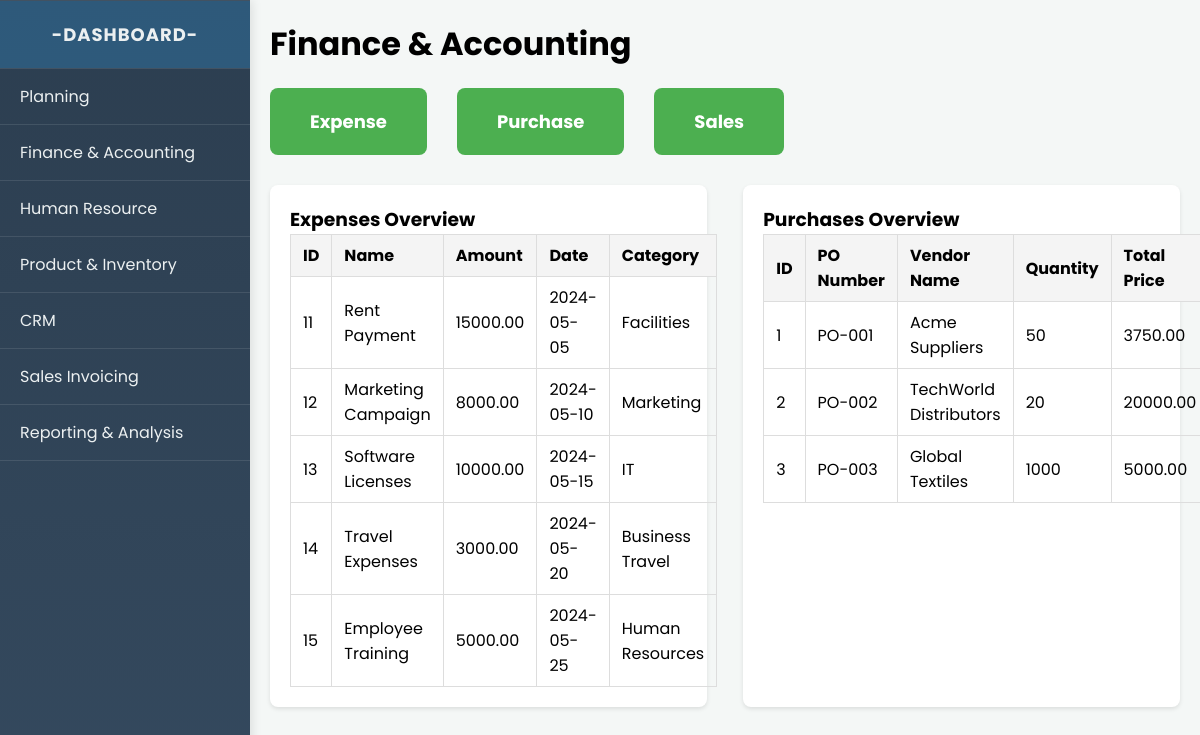
The page /finance_accounting/fin_acc.php (signed in) on the database its author committed.
### tables this page shows
CREATE TABLE `expenses` (
  `id` int(11) NOT NULL,
  `name` varchar(255) NOT NULL,
  `amount` decimal(10,2) NOT NULL,
  `date` date NOT NULL,
  `category` varchar(255) NOT NULL
);

CREATE TABLE `purchase_orders` (
  `id` int(11) NOT NULL,
  `po_number` varchar(50) NOT NULL,
  `po_date` date NOT NULL,
  `vendor_name` varchar(100) NOT NULL,
  `vendor_contact` varchar(100) NOT NULL,
  `item_name` varchar(100) NOT NULL,
  `item_code` varchar(50) NOT NULL,
  `quantity` int(11) NOT NULL,
  `unit_price` decimal(10,2) NOT NULL,
  `total_price` decimal(10,2) NOT NULL,
  `delivery_date` date NOT NULL,
  `payment_method` varchar(50) NOT NULL,
  `payment_terms` varchar(100) NOT NULL,
  `shipping_address` varchar(200) NOT NULL,
  `shipping_method` varchar(50) NOT NULL,
  `freight_charges` decimal(10,2) NOT NULL,
  `created_at` timestamp NOT NULL DEFAULT current_timestamp()
);

### finance_accounting/fin_acc.php (the view, shortened to what this page needs)
<?php
$conn = new mysqli("localhost", "root", "", "erp0");
?>
<!DOCTYPE html>
<html>
<head>
    <link rel="stylesheet" type="text/css" href="style.css">
    <link rel="stylesheet" type="text/css" href="../istyle.css">
</head>
<body>
    <?php include '../sidebar.php'; ?>
    <div class="main-content">
        <h1>Finance & Accounting</h1>
        <div class="options">
            <h2><a href="expenses/expense.php" class="button">Expense</a></h2>
            <h2><a href="purchase/purchase.php" class="button">Purchase</a></h2>
            <h2><a href="sales/sales.php" class="button">Sales</a></h2>
        </div>
        <div class="overviews">
            <div class="overview">
                <h3>Expenses Overview</h3>
                <table>
                    <thead>
                        <tr>
                            <th>ID</th>
                            <th>Name</th>
                            <th>Amount</th>
                            <th>Date</th>
                            <th>Category</th>
                        </tr>
                    </thead>
                    <tbody>
                        <?php
                        $sql = "SELECT id, name, amount, date, category FROM expenses LIMIT 5";
                        $result = $conn->query($sql);
                        if ($result->num_rows > 0) {
                            while ($row = $result->fetch_assoc()) {
                                echo "<tr><td>{$row['id']}</td><td>{$row['name']}</td><td>{$row['amount']}</td><td>{$row['date']}</td><td>{$row['category']}</td></tr>";
                            }
                        } else {
                            echo "<tr><td colspan='5'>No expenses found</td></tr>";
                        }
                        ?>
                    </tbody>
                </table>
            </div>
            <div class="overview">
                <h3>Purchases Overview</h3>
                <table>
                    <thead>
                        <tr>
                            <th>ID</th>
                            <th>PO Number</th>
                            <th>Vendor Name</th>
                            <th>Quantity</th>
                            <th>Total Price</th>
                        </tr>
                    </thead>
                    <tbody>
                        <?php
                        $sql = "SELECT id, po_number, vendor_name, quantity, total_price FROM purchase_orders LIMIT 5";
                        $result = $conn->query($sql);
                        if ($result->num_rows > 0) {
                            while ($row = $result->fetch_assoc()) {
                                echo "<tr><td>{$row['id']}</td><td>{$row['po_number']}</td><td>{$row['vendor_name']}</td><td>{$row['quantity']}</td><td>{$row['total_price']}</td></tr>";
                            }
                        } else {
                            echo "<tr><td colspan='5'>No purchases found</td></tr>";
                        }
                        ?>
                    </tbody>
                </table>
            </div>
        </div>
    </div>
</body>
</html>

### finance_accounting/style.css (style rules this page uses)
.button { display: inline-block; padding: 20px 40px; font-size: 18px; text-align: center; text-decoration: none; border-radius: 8px; background-color: #4CAF50; color: white; border: none; transition: background-color 0.3s; margin-right: 10px; }
.options { margin-top: 20px; display: flex; gap: 20px; }
h2 { margin-bottom: 10px; }
.overviews { display: flex; justify-content: space-between; margin-top: 20px; }
.overview { width: 48%; background-color: #fff; padding: 20px; border-radius: 8px; box-shadow: 0 2px 4px rgba(0, 0, 0, 0.1); }
.overview h3 { margin-top: 0; }
table { width: 100%; border-collapse: collapse; }
th, td { padding: 8px 12px; border: 1px solid #ddd; text-align: left; }
th { background-color: #f4f4f4; }

### istyle.css (style rules this page uses)
* { margin: 0; padding: 0; box-sizing: border-box; }
body { font-family: 'Poppins', sans-serif; background-color: #f4f7f6; display: flex; }
.main-content, .content { margin-left: 250px; padding: 20px; width: calc(100% - 250px); }

### rows shown on the page
expenses: id "11", name "Rent Payment", amount "15000.00", date "2024-05-05", category "Facilities"
expenses: id "12", name "Marketing Campaign", amount "8000.00", date "2024-05-10", category "Marketing"
expenses: id "13", name "Software Licenses", amount "10000.00", date "2024-05-15", category "IT"
expenses: id "14", name "Travel Expenses", amount "3000.00", date "2024-05-20", category "Business Travel"
expenses: id "15", name "Employee Training", amount "5000.00", date "2024-05-25", category "Human Resources"
purchase_orders: id "1", po_number "PO-001", vendor_name "Acme Suppliers", quantity "50", total_price "3750.00"
purchase_orders: id "2", po_number "PO-002", vendor_name "TechWorld Distributors", quantity "20", total_price "20000.00"
purchase_orders: id "3", po_number "PO-003", vendor_name "Global Textiles", quantity "1000", total_price "5000.00"
